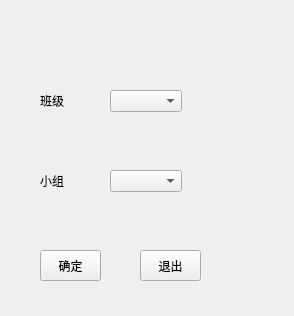
<?xml version="1.0" encoding="UTF-8"?>
<ui version="4.0">
 <class>DelStu</class>
 <widget class="QDialog" name="DelStu">
  <property name="geometry">
   <rect>
    <x>0</x>
    <y>0</y>
    <width>294</width>
    <height>316</height>
   </rect>
  </property>
  <property name="windowTitle">
   <string>删除小组</string>
  </property>
  <widget class="QComboBox" name="groupId">
   <property name="geometry">
    <rect>
     <x>110</x>
     <y>170</y>
     <width>72</width>
     <height>22</height>
    </rect>
   </property>
  </widget>
  <widget class="QToolButton" name="ok">
   <property name="geometry">
    <rect>
     <x>40</x>
     <y>250</y>
     <width>61</width>
     <height>31</height>
    </rect>
   </property>
   <property name="text">
    <string>确定</string>
   </property>
  </widget>
  <widget class="QToolButton" name="out">
   <property name="geometry">
    <rect>
     <x>140</x>
     <y>250</y>
     <width>61</width>
     <height>31</height>
    </rect>
   </property>
   <property name="text">
    <string>退出</string>
   </property>
  </widget>
  <widget class="QComboBox" name="classId">
   <property name="geometry">
    <rect>
     <x>110</x>
     <y>90</y>
     <width>72</width>
     <height>22</height>
    </rect>
   </property>
  </widget>
  <widget class="QLabel" name="label_2">
   <property name="geometry">
    <rect>
     <x>40</x>
     <y>90</y>
     <width>51</width>
     <height>21</height>
    </rect>
   </property>
   <property name="font">
    <font>
     <family>微软雅黑</family>
    </font>
   </property>
   <property name="text">
    <string>班级</string>
   </property>
  </widget>
  <widget class="QLabel" name="label_3">
   <property name="geometry">
    <rect>
     <x>40</x>
     <y>170</y>
     <width>51</width>
     <height>21</height>
    </rect>
   </property>
   <property name="font">
    <font>
     <family>微软雅黑</family>
    </font>
   </property>
   <property name="text">
    <string>小组</string>
   </property>
  </widget>
 </widget>
 <resources/>
 <connections>
  <connection>
   <sender>out</sender>
   <signal>clicked()</signal>
   <receiver>DelStu</receiver>
   <slot>close()</slot>
   <hints>
    <hint type="sourcelabel">
     <x>420</x>
     <y>465</y>
    </hint>
    <hint type="destinationlabel">
     <x>240</x>
     <y>258</y>
    </hint>
   </hints>
  </connection>
 </connections>
</ui>
